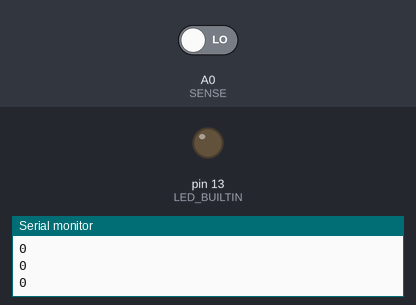
This sketch was run on a simulated Arduino Uno, built with avr-gcc and run on an emulated ATmega328P. Shown: output pins drawn as LEDs (lit = HIGH), the last lines printed to the serial monitor. Inputs (shaded band) come from the test bench; at power-on: A0 (SENSE) LOW.

Above: at 2.8 s.
2.9 s: A0 (SENSE) driven HIGH
At 3.7 s:
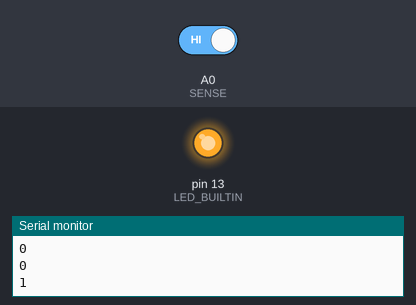
4.5 s: A0 (SENSE) driven LOW
At 7.2 s:
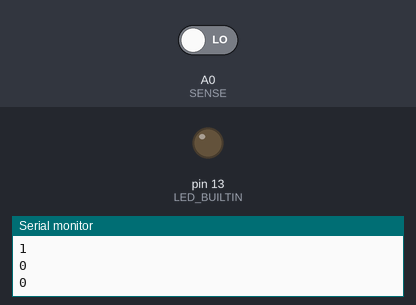
Timing chart, 0 to 8.7 s (numbered marks = the images above; inputs shaded):
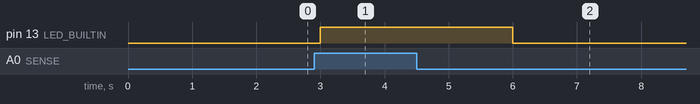

Measured:
- after the input at 2.9 s, pin 13 (LED_BUILTIN): LOW → HIGH after 0.10 s
- after the input at 4.5 s, pin 13 (LED_BUILTIN): HIGH → LOW after 1.5 s

The sketch:

EYE_blink_final.ino
```cpp
  #define SENSE A0

  void setup()
  {
    Serial.begin(9600);
    pinMode(LED_BUILTIN,OUTPUT);
  }

  void loop()
  {
    if(digitalRead(SENSE))
    {
      digitalWrite(LED_BUILTIN,HIGH);
        Serial.println("1");
        delay(3000);
      }

        else
        {
        digitalWrite(LED_BUILTIN,LOW);
        Serial.println("0");
        delay(1000);
        }

    }
```
